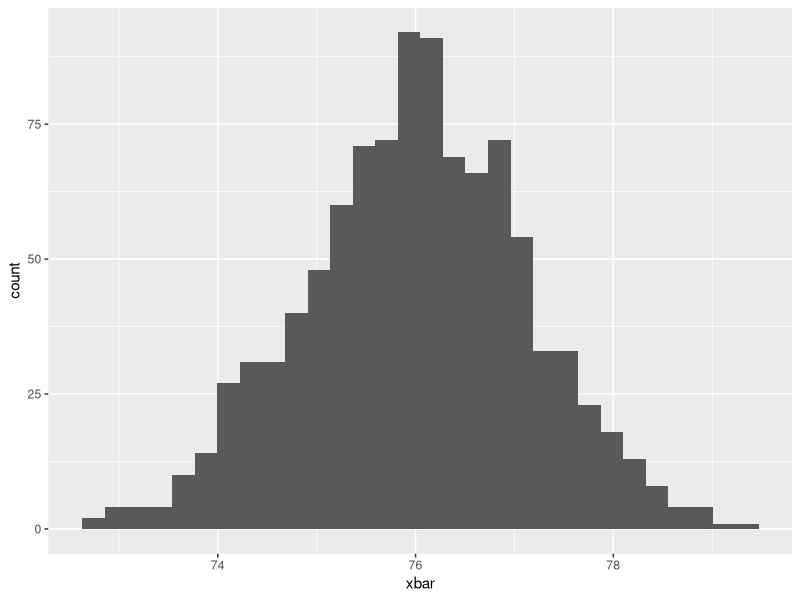
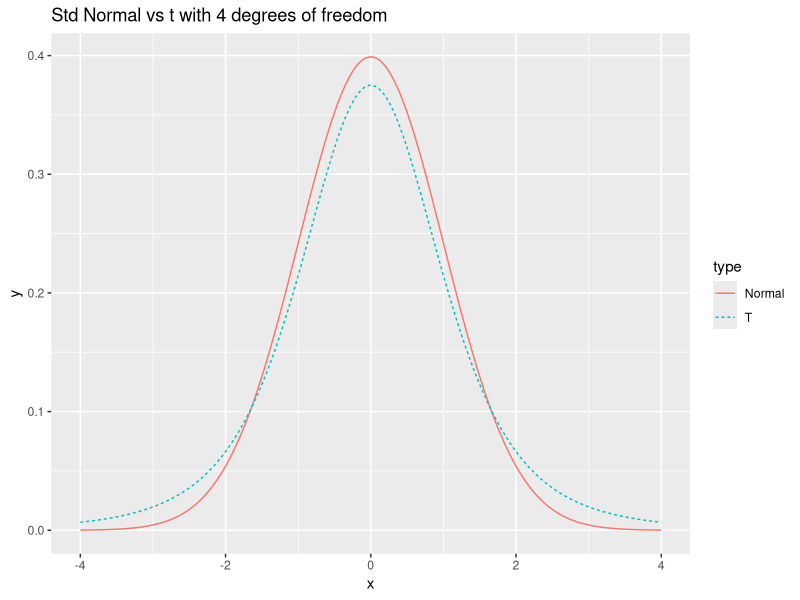

The R source for these figures, in order:
## ---- chunk 1
# Unattach any packages that happen to already be loaded. In general this is unecessary
# but is important for the creation of the book to not have package namespaces
# fighting unexpectedly.
pkgs = names(sessionInfo()$otherPkgs)
if( length(pkgs > 0)){
  pkgs = paste('package:', pkgs, sep = "")
  for( i in 1:length(pkgs)){
    detach(pkgs[i], character.only = TRUE, force=TRUE)
  }
}
## ---- chunk 2
# Flip the coin, and we get a 0 or 1
result <- rbinom(n=1, size=1, prob=0.5)
result

# convert the 0/1 to Tail/Head
if( result == 0 ){
  result <- 'Tail'
}else{
  result <- 'Head'
}

result
## ---- chunk 3
# Flip the coin, and we get a 0 or 1
result <- rbinom(n=1, size=1, prob=0.5)
result

# convert the 0/1 to Tail/Head
if( result == 0 ){
  result <- 'Tail'
  print(" in the if statement, got a Tail! ")
}else{
  result <- 'Head'
  print("In the else part!") 
}
result
## ---- chunk 4
# randomly grab a number between 0,5 and round it up to 1,2, ..., 5
birth.order <- ceiling( runif(1, 0,5) )  
if( birth.order == 1 ){
  print('The first child had more rules to follow')
}else if( birth.order == 2 ){
  print('The second child was ignored')
}else if( birth.order == 3 ){
  print('The third child was spoiled')
}else{
  # if birth.order is anything other than 1, 2 or 3
  print('No more unfounded generalizations!')
}
## ---- chunk 5
# create some fake data
n  <- 20   # suppose this had a sample size of 20
x  <- rnorm(n, mean=2, sd=1)

# testing H0: mu = 0  vs Ha: mu =/= 0
t  <- ( mean(x) - 0 ) / ( sd(x)/sqrt(n) )
df <- n-1
if( t < 0 ){
  p.value <- 2 * pt(t, df)
}else{
  p.value <- 2 * (1 - pt(t, df))
}

# print the resulting p-value
p.value
## ---- chunk 6
x <- 1:10
ifelse( x <= 5, 'Small Value', 'Large Value')
## ---- chunk 7
x <- 2
while( x < 100 ){
  x <- 2*x
  print(x)
}
## ---- chunk 8
for( i in 1:5 ){
  print(i)
}
## ---- chunk 9
F <- rep(0, 10)        # initialize a vector of zeros
F[1] <- 0              # F[1]  should be zero
F[2] <- 1              # F[2]  should be 1
cat('F = ', F, '\n')   # concatenate for pretty output; Just for show 
for( n in 3:10 ){
  F[n] <- F[n-1] + F[n-2] # define based on the prior two values
  cat('F = ', F, '\n')    # show the current step of the loop
}
## ---- chunk 10
library(dplyr)
library(ggplot2)

SampDist <- data.frame() # Make a data frame to store the means 
for( i in 1:1000 ){
  SampDist <- trees %>%
    sample_frac(replace=TRUE) %>% 
    dplyr::summarise(xbar=mean(Height)) %>% # 1x1 data frame
    rbind( SampDist )
}

ggplot(SampDist, aes(x=xbar)) + 
  geom_histogram()
## ---- chunk 11
    a <- 4      # The min and max values we will use for this example
    b <- 10     # Could be anything, but we need to pick something
    
    x <- runif(n=1, 0,10)  # one random value between 0 and 10 
    
    # what is value of f(x) at the randomly selected x value?  
    dunif(x, a, b)
## ---- chunk 12
    library(ggplot2)
    df <- 4
    N <- 1000
    x <- seq(-4, 4, length=N)
    data <- data.frame( 
      x = c(x,x),
      y = c(dnorm(x), dt(x, df)),
      type = c( rep('Normal',N), rep('T',N) ) )
    
    # make a nice graph
    myplot <- ggplot(data, aes(x=x, y=y, color=type, linetype=type)) +
      geom_line() +
      labs(title = paste('Std Normal vs t with', df, 'degrees of freedom'))
    
    # actually print the nice graph we made
    print(myplot) 
